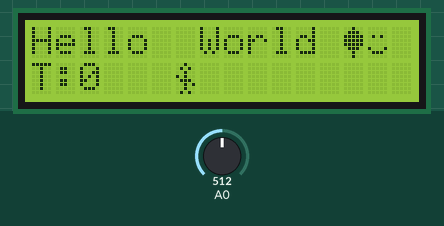
Recording of a sketch running on a simulated Arduino Uno, built with avr-gcc and run on an emulated ATmega328P. Shown: 16×2 character LCD. The test bench sets the inputs (shaded band); at power-on: A0 = 512.

Above: at 0.7 s.
At 4.8 s:
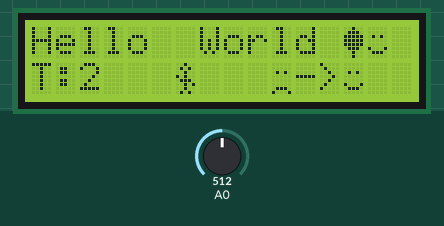
4.9 s: A0 set to 122
At 7.71 s:
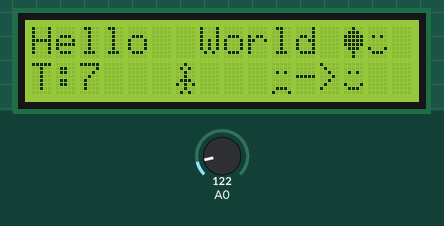
12.1 s: A0 set to 39
At 18.7 s:
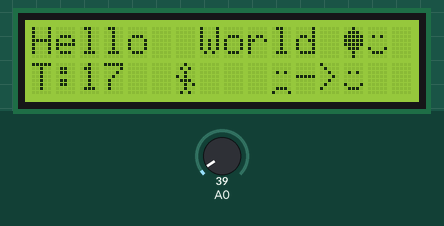
19.3 s: A0 set to 30
Timing chart, 0 to 22.3 s (numbered marks = the images above; inputs shaded):
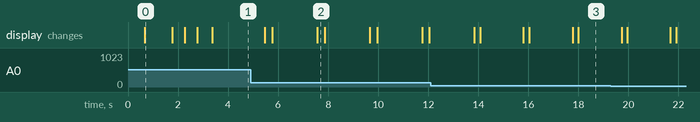

Measured:
- what the display in image 0 shows lasts 1.1 s, from 0.7 s to 1.8 s

The sketch:

COAMicrocontroller.ino
```cpp
#include <LiquidCrystal.h>
const int rs = 12, en = 11, d4 = 5, d5 = 4, d6 = 3, d7 = 2;
LiquidCrystal lcd(rs, en, d4, d5, d6, d7);

// to make some custom characters:
byte globe[8] = {
  0b00100,
  0b01110,
  0b11111,
  0b11111,
  0b11111,
  0b01110,
  0b00100,
  0b00100
};

byte smiley[8] = {
  0b00000,
  0b00000,
  0b01010,
  0b00000,
  0b00000,
  0b10001,
  0b01110,
  0b00000
};

byte frownie[8] = {
  0b00000,
  0b00000,
  0b01010,
  0b00000,
  0b00000,
  0b00000,
  0b01110,
  0b10001
};

byte armsDown[8] = {
  0b00100,
  0b01010,
  0b00100,
  0b00100,
  0b01110,
  0b10101,
  0b00100,
  0b01010
};

byte armsUp[8] = {
  0b00100,
  0b01010,
  0b00100,
  0b10100,
  0b01110,
  0b00101,
  0b00100,
  0b01010
};

void setup() {
  // this initialize LCD and set up the number of columns and rows:
  lcd.begin(16, 2);

  // create a new character
  lcd.createChar(0, globe);
  lcd.createChar(1, smiley);
  lcd.createChar(2, frownie);
  lcd.createChar(3, armsDown);
  lcd.createChar(4, armsUp);

  // set the cursor to the top left
  lcd.setCursor(0, 0);

  // Print a message to the lcd.
  lcd.print("Hello "); // when calling lcd.write() '0' must be cast as a byte
  lcd.print(" World ");
  lcd.write(byte(0));
  lcd.write((byte)1);

}

void loop() {
  lcd.setCursor(0, 1);
  // print the number of seconds since reset:
  int x=0;
  x=millis()/1000;
  lcd.print("T:");
  lcd.print(x);
  // read the potentiometer on A0:
  int sensorReading = analogRead(A0);
  // map the result to 200 - 1000:
  int delayTime = map(sensorReading, 0, 1023, 200, 1000);
  // set the cursor to the bottom row, 5th position:
  lcd.setCursor(6, 1);
  // draw the little man, arms down:
  lcd.write(3);
  delay(delayTime);
  lcd.setCursor(6, 1);
  // draw him arms up:
  lcd.write(4);
  delay(delayTime);
  lcd.setCursor(10,1);
  delay(500);
  lcd.write((byte)2);
  delay(500);
  lcd.print("->");
  delay(500);
  lcd.write((byte)1);
}
```
